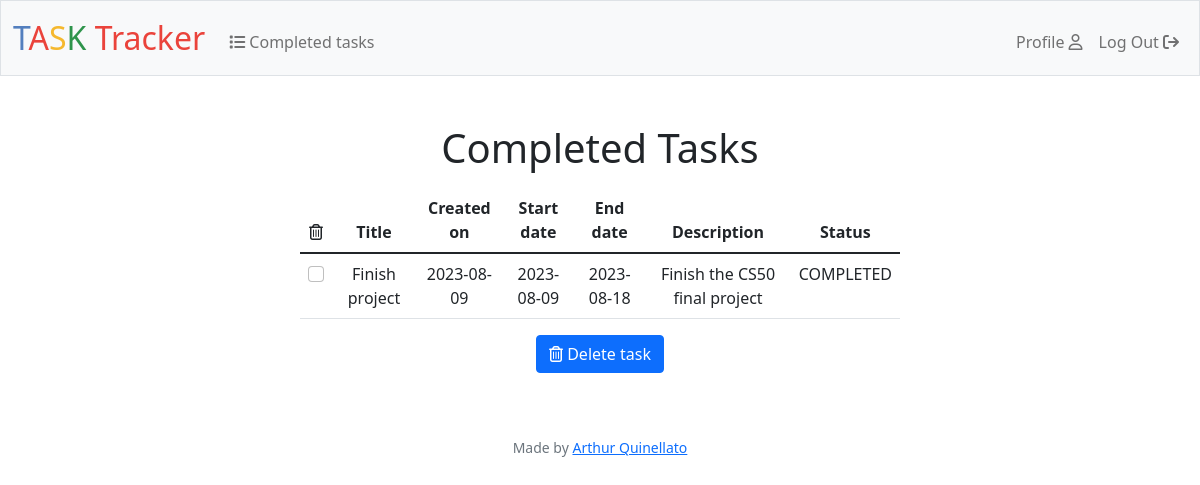
The app's page /completedTasks (signed in) with its own data.
### tables this page shows
CREATE TABLE tasks (
id INTEGER PRIMARY KEY AUTOINCREMENT,
user_id INTEGER,
title TEXT,
description TEXT,
dateCreation DATE,
dateStart DATE,
dateEnd DATE
, status TEXT);

### app.py (the view)
@app.route('/completedTasks', methods = ['GET', 'POST'])
@login_required
def completedTasks():
    def deleteTask(checked, user_id):
        if not checked:
            return apology('to delete a task, you must select a task', 403)
        for i in checked:
            db.execute('''
                       DELETE FROM tasks
                       WHERE id = ?
                       AND user_id = ?
                       ''', i, user_id)
        flash('Task(s) deleted successfully')
    user_id = session['user_id']
    if request.method == 'POST':
        checked = request.form.getlist('checked')
        deleteTask(checked, user_id)
        return redirect('/completedTasks')
    else:
        completed_tasks = db.execute('''
                                    SELECT *
                                    FROM tasks
                                    WHERE user_id = ?
                                    AND status = 'COMPLETED'
                                    ''', user_id)
        if completed_tasks == []:
            return apology('you have no completed tasks', 403)
        return render_template('completedTasks.html', tasks = completed_tasks)

### app.py (called while the page is built)
@app.after_request
def after_request(response):
    response.headers['Cache-Control'] = 'no-cache, no-store, must-revalidate'
    response.headers['Expires'] = 0
    response.headers['Pragma'] = 'no-cache'
    return response

### helpers.py (called while the page is built)
def login_required(f):
    @wraps(f)
    def decorated_function(*args, **kwargs):
        if session.get("user_id") is None:
            return redirect("/login")
        return f(*args, **kwargs)
    return decorated_function

### templates/completedTasks.html (shortened to what this page needs)
{% extends "layout.html" %}
{% block main %}
    <div class = "mb-3">
        <h1>Completed Tasks</h1>
    </div>
    <div class = "mb-3">
        <form action = "/completedTasks" method = "POST">
            <div class = "mb-3">
                {% if tasks %}
                    <table class = "table table-stripped" style = "width: 50vw; margin: 0 auto;">
                        <thead>
                            <th scope = "col"><i class = "fa-regular fa-trash-can"></i></th>
                            <th scope = "col">Title</th>
                            <th scope = "col">Created on</th>
                            <th scope = "col">Start date</th>
                            <th scope = "col">End date</th>
                            <th scope = "col">Description</th>
                            <th scope = "col">Status</th>
                        </thead>
                        <tbody>
                            {% for task in tasks %}
                                {% if task["status"] == "COMPLETED" %}
                                    <tr>
                                        <td><input class = "form-check-input" id = "{{ task.title }}" type = "checkbox" name = "checkDel" value = "{{ task.id }}"></td>
                                        <td>{{ task["title"] }}</td>
                                        <td>{{ task["dateCreation"] }}</td>
                                        <td>{{ task["dateStart"] }}</td>
                                        <td>{{ task["dateEnd"] }}</td>
                                        <td>{{ task["description"] }}</td>
                                        <td>{{ task["status"] }}</td>
                                    </tr>
                                {% endif %}
                            {% endfor %}
                        </tbody>
                    </table>
                {% endif %}
            </div>
            <div class = "mb-3">
                <button class = "btn btn-primary" type = "submit" style = "white-space: nowrap;" name = "deleteBtn"><i class = "fa-regular fa-trash-can"></i>     Delete task</button>
            </div>
        </form>
    </div>
{% endblock %}

### records on screen
tasks: title "Finish project", dateCreation "2023-08-09", dateStart "2023-08-09", dateEnd "2023-08-18", description "Finish the CS50 final project", status "COMPLETED"
